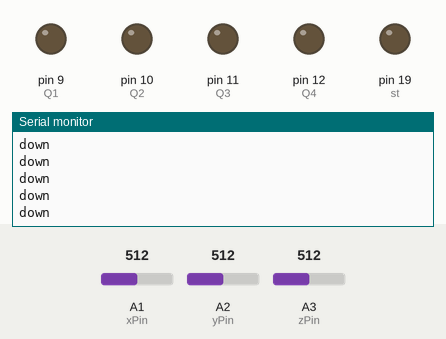
Bench run of a sketch on a simulated Arduino Uno, built with avr-gcc and run on an emulated ATmega328P. Parts: output pins drawn as LEDs (lit = HIGH), the last lines printed to the serial monitor. The test bench sets the inputs (shaded band); at power-on: A1 (xPin) = 512, A2 (yPin) = 512, A3 (zPin) = 512. Pins used as bus, display or sensor lines are not drawn.

Above: at 1.2 s.
1.3 s: A1 (xPin) set to 410
2.8 s: A1 (xPin) set to 388
At 3.9 s:
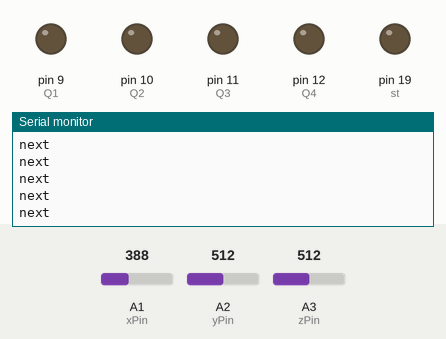
4.7 s: A2 (yPin) set to 408
7.7 s: A2 (yPin) set to 384
At 8.6 s:
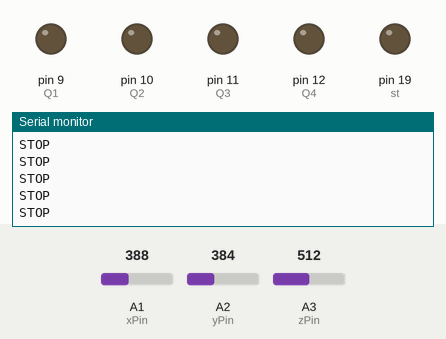

Measured:
- the behaviour switches between 401 and 400 on A1 (xPin) (found by bisection; images 0 and 1)
- the behaviour switches between 401 and 400 on A2 (yPin) (found by bisection; images 1 and 2)
- after the input at 2.8 s, the serial monitor: prints a new line after 0.07 s (image 1)
- after the input at 7.7 s, the serial monitor: prints a new line after 0.07 s (image 2)

The sketch:

team_winner.ino
```cpp
int GNDPin=18; //Set Analog pin 4 as GND
int VccPin=14; //Set Analog pin 5 as VCC
int st=19;
int xPin=A1; //X axis input
int yPin=A2; //Y axis input
int zPin=A3; //Z axis input(not used)
int Q1=9,Q2=10,Q3=11,Q4=12; //Output pins to be connected to 10, 11, 12, 13 of Decoder IC
long x; //Variabe for storing X coordinates
long y; //Variabe for storing Y coordinates
long z; //Variabe for storing Z coordinates
void setup()
{
  Serial.begin(9600);
  pinMode(Q1,OUTPUT);
  pinMode(Q2,OUTPUT);
  pinMode(Q3,OUTPUT);
  pinMode(Q4,OUTPUT);
  pinMode(GNDPin, OUTPUT);
  pinMode(st, OUTPUT);
  pinMode(VccPin, OUTPUT);
  digitalWrite(GNDPin, LOW); //Set A4 pin LOW
  digitalWrite(st, LOW); //Set A4 pin LOW
  digitalWrite(VccPin, HIGH); //Set A5 pin HIGH
}
void loop()
{
  x = analogRead(xPin); //Reads X coordinates
  y = analogRead(yPin); //Reads Y coordinates
  z = analogRead(zPin); //Reads Z coordinates (Not Used)
    if(x<340)      // Change the value for adjusting sensitivity
      forward();
    else if(x>400) // Change the value for adjusting sensitivity
      backward();
    else if(y>400) // Change the value for adjusting sensitivity
      right();
    else if(y<340) // Change the value for adjusting sensitivity
      left();
    else
      stop_();
}
void stop_()
{
  Serial.println("");
  Serial.println("STOP");
}
void forward()
{
  Serial.println("");
  Serial.println("up");
}
void backward()
{
  Serial.println("");
  Serial.println("down");

}
void left()
{
  Serial.println("");
  Serial.println("previous");

}
void right()
{
  Serial.println("");
  Serial.println("next");

}
```
